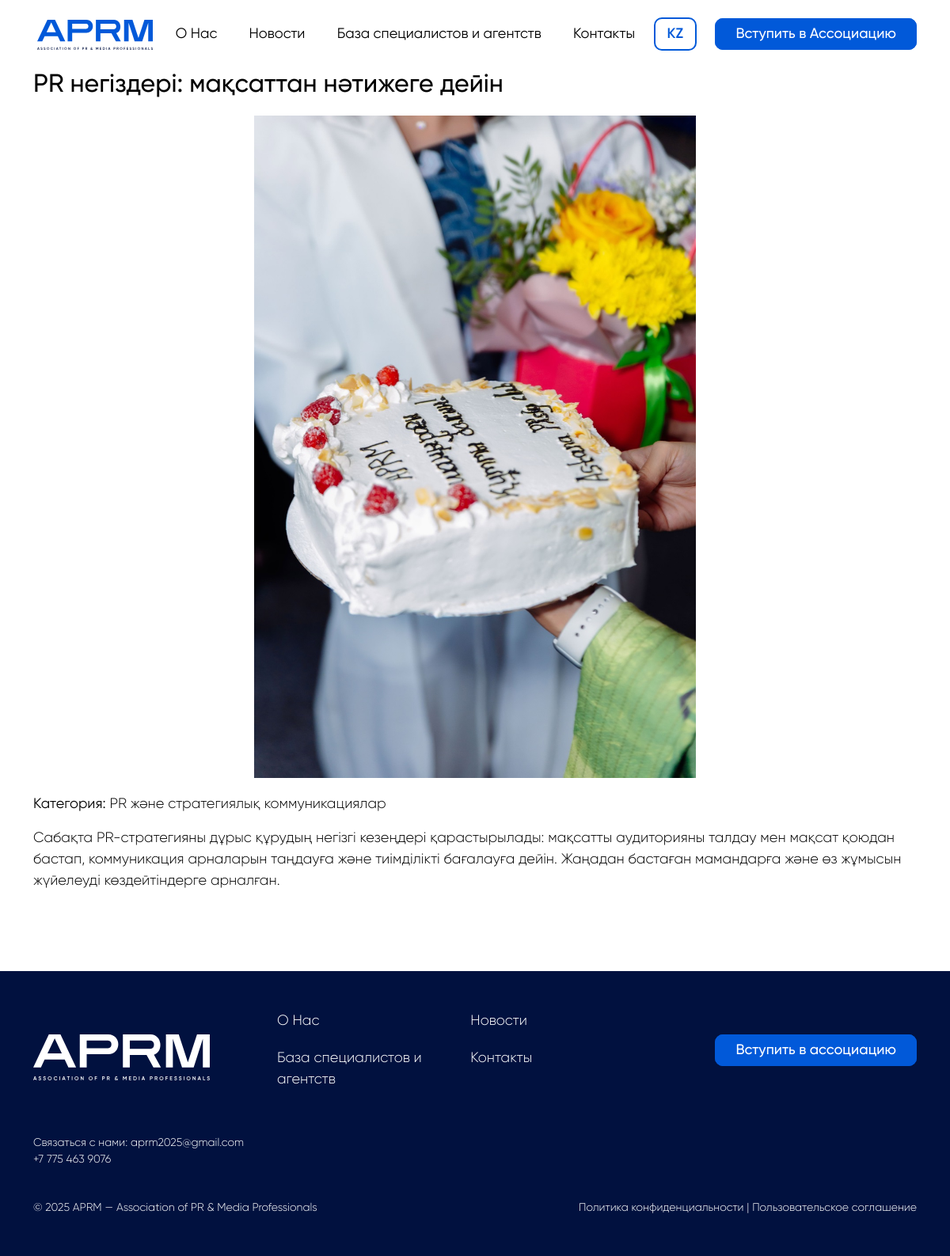
/ru/course/1/, run on the app's committed database.
### myapp/models.py (models this page shows, shortened)
class Course(models.Model):
    category = models.ForeignKey(CourseCategory, on_delete=models.CASCADE, related_name='courses')
    title = models.CharField(max_length=255)
    image = models.ImageField(upload_to='courses/')
    short_description = models.TextField()
    full_description = models.TextField()
    youtube_link = models.URLField(blank=True, null=True)

class CourseCategory(models.Model):
    title = models.CharField(max_length=255)
    slug = models.SlugField(blank=True)

### myapp/views.py (the view)
# urls.py: path('course/<int:pk>/', views.course_detail, name='course_detail'),
def course_detail(request, pk):
    course = get_object_or_404(Course, pk=pk)
    return render(request, 'course_detail.html', {'course': course})

### myapp/templates/course_detail.html (shortened to what this page needs)
{% load i18n %}
{% include 'header.html' %}
<div class="container">
  <div class="cours_detal">
    <h2>{{ course.title }}</h2>
<img src="{{ course.image.url }}" alt="{{ course.title }}">
<p><strong>Категория:</strong> {{ course.category.title }}</p>
<p>{{ course.full_description }}</p>
  </div>
</div>
{% include 'footer.html' %}

### static/css/style.css (style rules this page uses)
body { font-family: 'Gilroy' !important; background-color: #fff !important; color: #000 !important; font-size: 18px !important; font-weight: 300 !important; }
.cours_detal img { max-width: 100%; width: 50%; object-fit: contain; display: block; margin: 20px auto; }

### data on the page
Course: title "PR негіздері: мақсаттан нәтижеге дейін", image (picture), category "PR және стратегиялық коммуникациялар", full_description "Сабақта PR-стратегияны дұрыс құрудың негізгі кезеңдері қарастырылады: мақсатты аудиторияны талдау мен мақсат қоюдан бастап, коммуникация арналарын таңдауға және тиімділікті бағалауға дейін. Жаңадан бастаған мамандарға және өз жұмысын жүйелеуді көздейтіндерге арналған."
